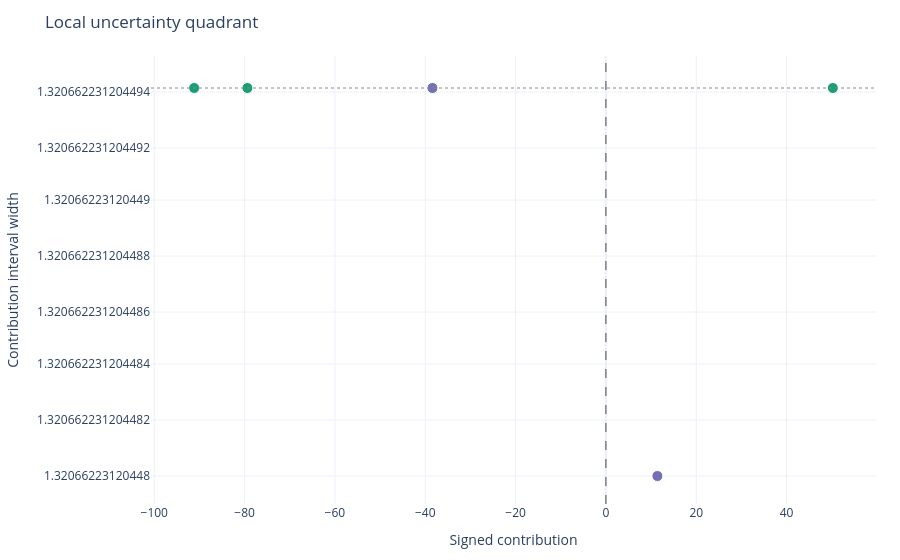

The notebook cell saved with this chart:
### Markdown cell above
## Exporting to HTML

Pass a file path to save an interactive Plotly HTML file alongside the inline figure:

### Code cell
result_reg_saved = regression_explanations.plot(
    style=STYLE_ID,
    path="uncertainty_quadrant_regression.html",
)
print("Saved to:", result_reg_saved.saved_paths)

### Figure 1 — Plotly figure (JSON) as saved in the notebook; plotly's stock layout.template omitted (floating-point values rounded to 4 significant figures)
{"data": [{"customdata": [["4 <= 0.58", "4", -0.2333, -91.17, -91.87, -90.55, 1.321, "robust_driver"], ["2 <= 0.36", "2", -0.7548, -79.37, -80.08, -78.76, 1.321, "robust_driver"], ["3 > -0.86", "3", -0.3054, 50.25, 49.54, 50.86, 1.321, "robust_driver"], ["0 <= -1.44", "0", -1.849, -38.41, -39.11, -37.79, 1.321, "stable_minor"], ["1 > -0.51", "1", -0.2179, 11.4, 10.69, 12.01, 1.321, "stable_minor"]], "hovertemplate": "rule: %{customdata[0]}<br>feature: %{customdata[1]}<br>value: %{customdata[2]}<br>contribution: %{customdata[3]:.6g}<br>low: %{customdata[4]:.6g}<br>high: %{customdata[5]:.6g}<br>interval width: %{customdata[6]:.6g}<br>status: %{customdata[7]}<extra></extra>", "marker": {"color": ["#1b9e77", "#1b9e77", "#1b9e77", "#7570b3", "#7570b3"], "line": {"color": "white", "width": 1}, "size": 11}, "mode": "markers", "name": "rules", "type": "scatter", "x": [-91.17, -79.37, 50.25, -38.41, 11.4], "y": [1.321, 1.321, 1.321, 1.321, 1.321]}], "layout": {"legend": {"title": {"text": "Status"}}, "margin": {"b": 56, "l": 60, "r": 24, "t": 56}, "shapes": [{"line": {"color": "#444444", "dash": "dash", "width": 1}, "type": "line", "x0": 0, "x1": 0, "xref": "x", "y0": 0, "y1": 1, "yref": "y domain"}, {"line": {"color": "#888888", "dash": "dot", "width": 1}, "type": "line", "x0": 0, "x1": 1, "xref": "x domain", "y0": 1.321, "y1": 1.321, "yref": "y"}], "title": {"text": "Local uncertainty quadrant"}, "xaxis": {"title": {"text": "Signed contribution"}}, "yaxis": {"title": {"text": "Contribution interval width"}}}}
